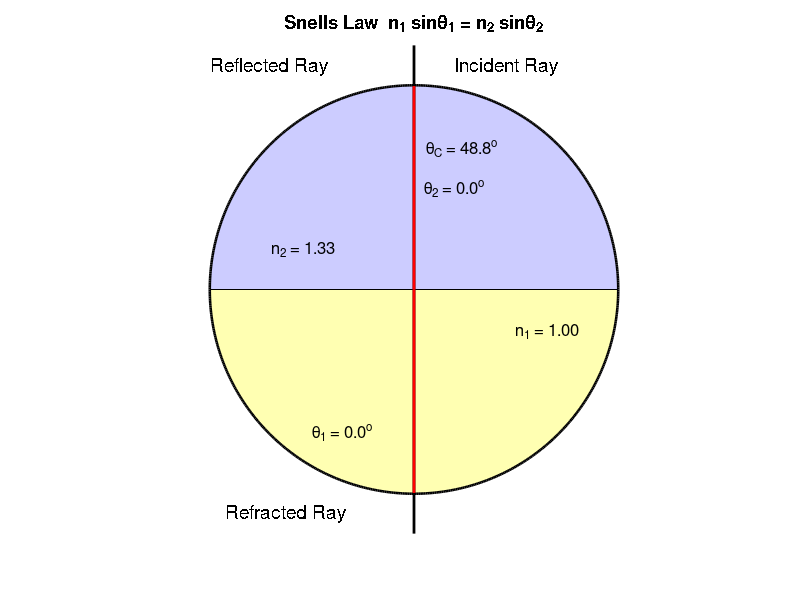

Write MATLAB code to recreate this figure. (Note: this script raises an error after producing the figure.)
% p002.m    

% PHOTONICS and WAVES  Refraction at an interface
% Snell's Law
% Critical angle

% Ian Cooper
% email: matlabvisualphysics@gmail.com
% 200418 / Matlab version R2020a

% DOING PHYSICS WITH MATLAB 
%    ../mphome.htm
% Reference page for documentation and notes
%    http://www.physics.usyd.edu.au/teach_res/mp/doc/p002.htm
% Download Location
%    http://www.physics.usyd.edu.au/teach_res/mp/mscripts/
  

clear
close all
clc

% ANIMATION and GIF file ==============================================
% Show and Save animation as a gif file (0 no)  (1 yes) for flagAG
    flagAG = 1; 
% file name for animated gif   
   ag_name = 'ag_p002A.gif'; 
% Delay in seconds before displaying the next image  
    delay = 0.20;
    frame1 = 0;

% Refractive indices    
n1 = 1; n2 = 1.33;
% Angle of incidence
A2 = 0:1:89;
N = length(A2);
x2 = sind(A2);
y2 = cosd(A2);

% Angle refraction
A1 = asind((n2/n1).*sind(A2));
x1 = -sind(A1);
y1 = -cosd(A1);

% Crtitical angle
  Acrit = asind(n1/n2);


% GRAPHICS  ===========================================================
figure(1)
  set(gcf,'units','normalized');
  set(gcf,'position',[0.02 0.05 0.28 0.40]);
  
  axis off
  
for c = 1:N
  AC = linspace(0,180,360);
  xC = cosd(AC);
  yC = sind(AC);
  xP = xC; yP = yC;
  plot(xP,yP,'k','linewidth',3)
  hold on
  fill(xP,yP,[0.8 0.8 1])

  AC = linspace(180,360,360);
  xC = cosd(AC);
  yC = sind(AC);
  xP = xC; yP = yC;
  plot(xP,yP,'k','linewidth',3)
  hold on
  fill(xP,yP,[1 1 0.7])
  
 % normal
    xP = [0 0]; yP = [-1.2 1.2];
    plot(xP,yP,'k','linewidth',2)
    
 % Incident ray 
   xP = [0 x2(c)]; yP = [0 y2(c)];
   plot(xP,yP,'r','linewidth',2)
 % Reflected ray
   LW = 1;  
   if A2(c) > Acrit; LW = 2; end
   xP = [0 -x2(c)]; yP = [0 y2(c)];
   plot(xP,yP,'r','linewidth',LW)
 % Refracted ray 
   if A2(c) < Acrit
    xP = [0 x1(c)]; yP = [0 y1(c)];
    plot(xP,yP,'r','linewidth',2)
   end
   
   txt = sprintf('n_1 = %2.2f',n1);
   text(0.5,-0.2,txt,'fontsize',12)
   
   txt = sprintf('n_2 = %2.2f',n2);
   text(-0.7,0.2,txt,'fontsize',12)
  
   text(0.2,1.1, 'Incident Ray','fontsize',14,'FontSmoothing','off')
   text(-1,1.1,'Reflected Ray','fontsize',14,'FontSmoothing','off')
   
   if A2(c) > Acrit
     text(-1.1,-1.1, 'NO','fontsize',14)
   else
     text(-1,-1.1, '   Refracted Ray','fontsize',14,'FontSmoothing','off')
   end
   
   title('Snells Law  n_1 sin\theta_1 = n_2 sin\theta_2','FontSmoothing','off')
   
   txt = sprintf('\\theta_C = %2.1f^o',Acrit);
   text(0.06,0.7,txt,'fontsize',12)
   
   txt = sprintf('\\theta_1 = %2.1f^o',A1(c));
   text(-0.5,-0.7,txt,'fontsize',12)
   
   txt = sprintf('\\theta_2 = %2.1f^o',A2(c));
   text(0.05,0.5,txt,'fontsize',12)
   axis equal
   pause(0.1)
   set(gca,'fontsize',12)
   axis off
   set (gca, 'FontSmoothing', 'off')
   
   % Save animation 
    if flagAG == 1
       frame1 = frame1 + 1;
         frame = getframe(1);
         im = frame2im(frame);
         [imind,cm] = rgb2ind(im,256);
         % On the first loop, create the file. In subsequent loops, append.
         if frame1 == 1
           imwrite(imind,cm,ag_name,'gif','DelayTime',delay,'loopcount',inf);
         else
          imwrite(imind,cm,ag_name,'gif','DelayTime',delay,'writemode','append');
         end
    end
end
  
figure(2)
  set(gcf,'units','normalized');
  set(gcf,'position',[0.3 0.05 0.30 0.35]);
  set(gcf,'color','w');
  
  plot([0 90],[0 90],'r')
  hold on
  plot([Acrit Acrit],[0 90],'-r')
  
  A = A2(A2<Acrit); LA = length(A)+1;
  plot(A2(1:LA),real(A1(1:LA)),'b','linewidth',2)
    
  xlabel('\theta_2 (incident angle)')
  ylabel('\theta_1 (refracted angle)')
  txt = sprintf('2 \\rightarrow 1: n_2 = %1.2f  >  n_1 = %1.2f',n2,n1);
  title(txt)
  text(90,-10,'p002A.m','fontsize',8)
  txt = sprintf('\\theta_{critical} = %3.2f^o',Acrit);
  text(50,85,txt)
  
  xlim([0 90])
  ylim([0 90])
  grid on
  set(gca,'xtick',0:10:90)
  set(gca,'ytick',0:10:90)
  set(gca,'fontsize',12)
  axis square  
  
  
  
